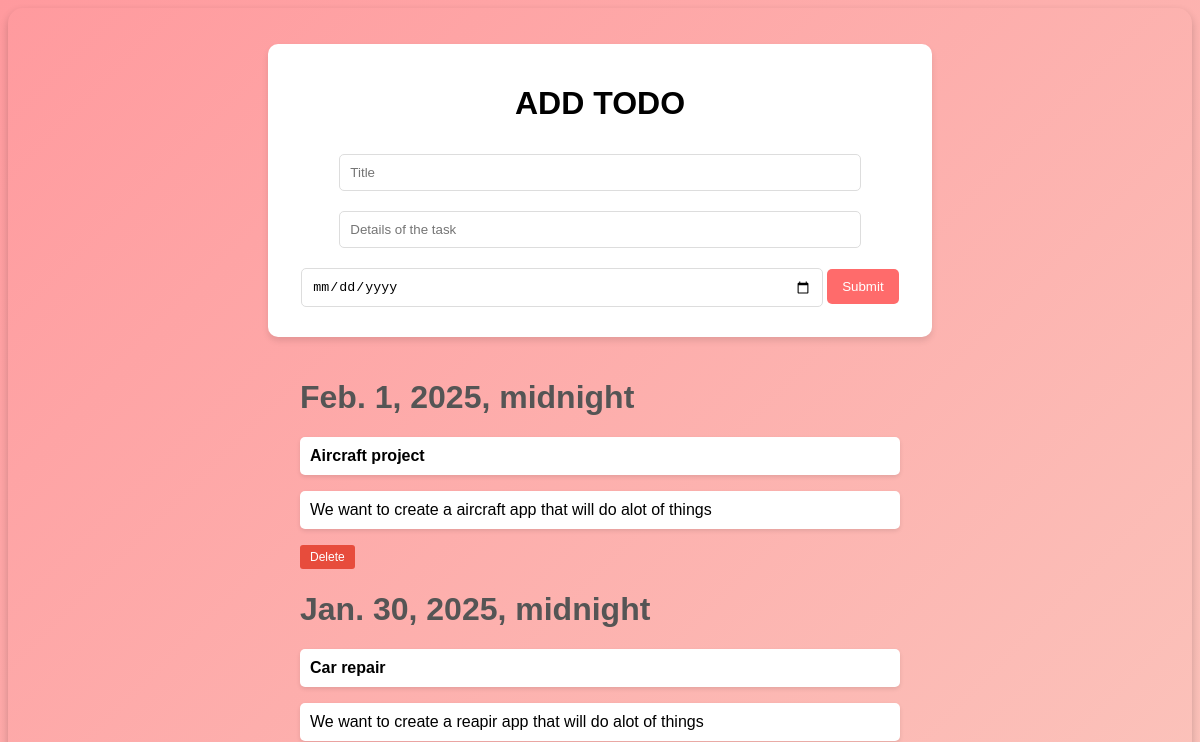
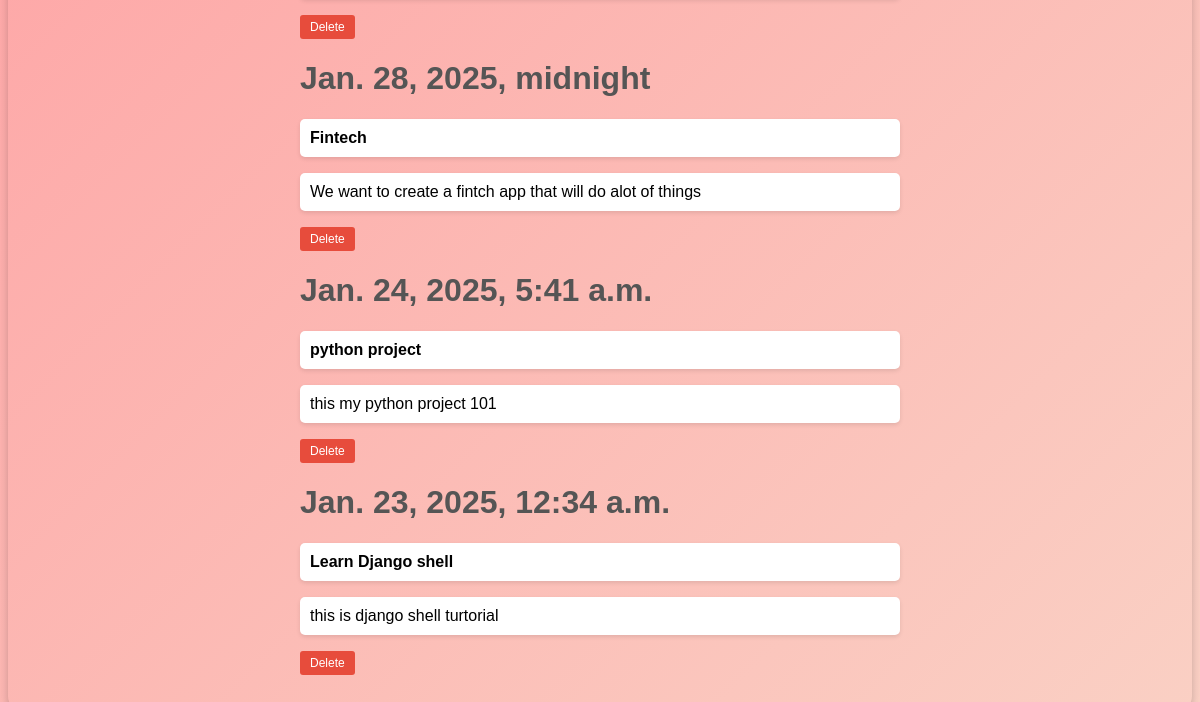
Before: / with the older database file (2 pictures, top to bottom).
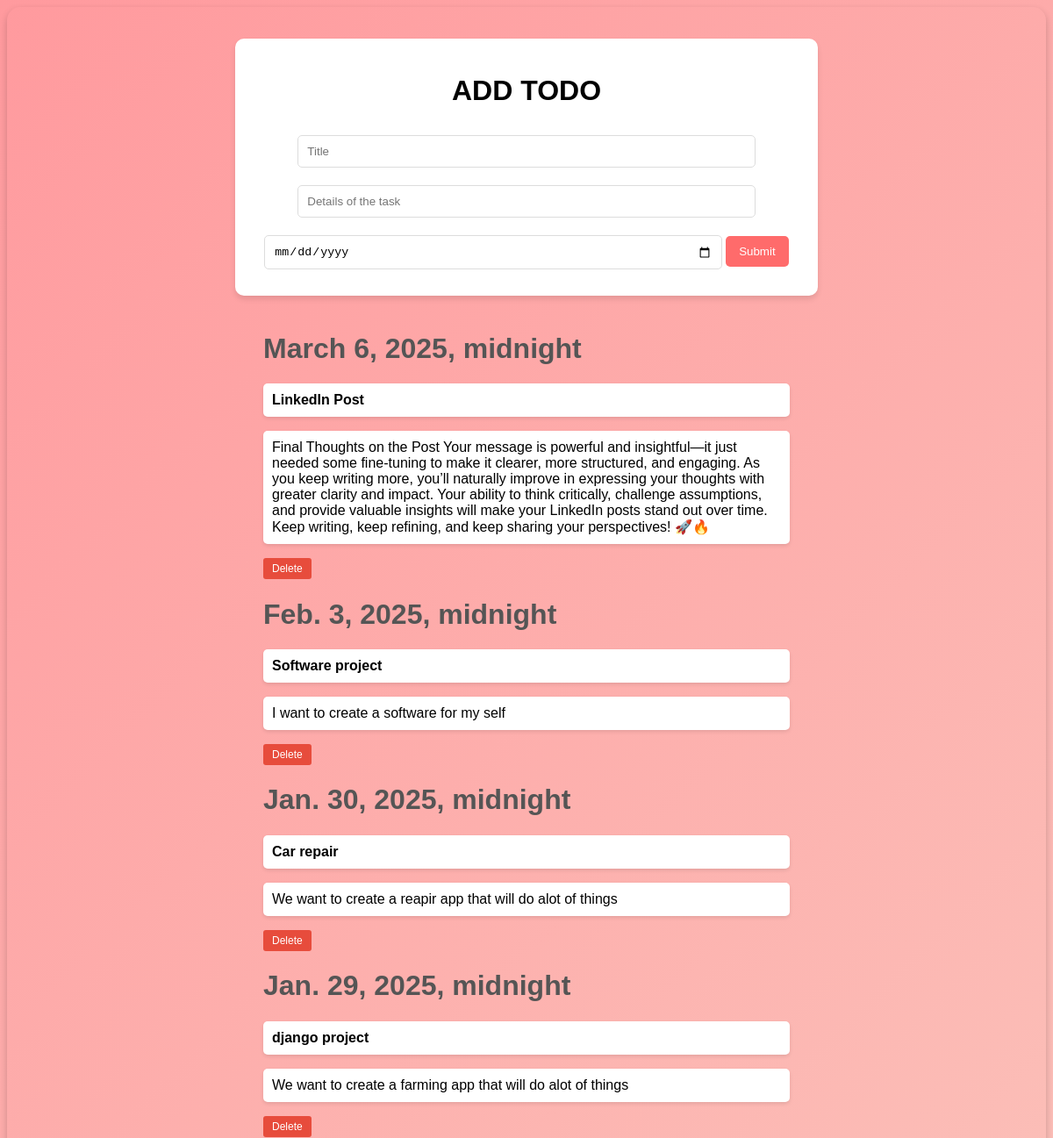
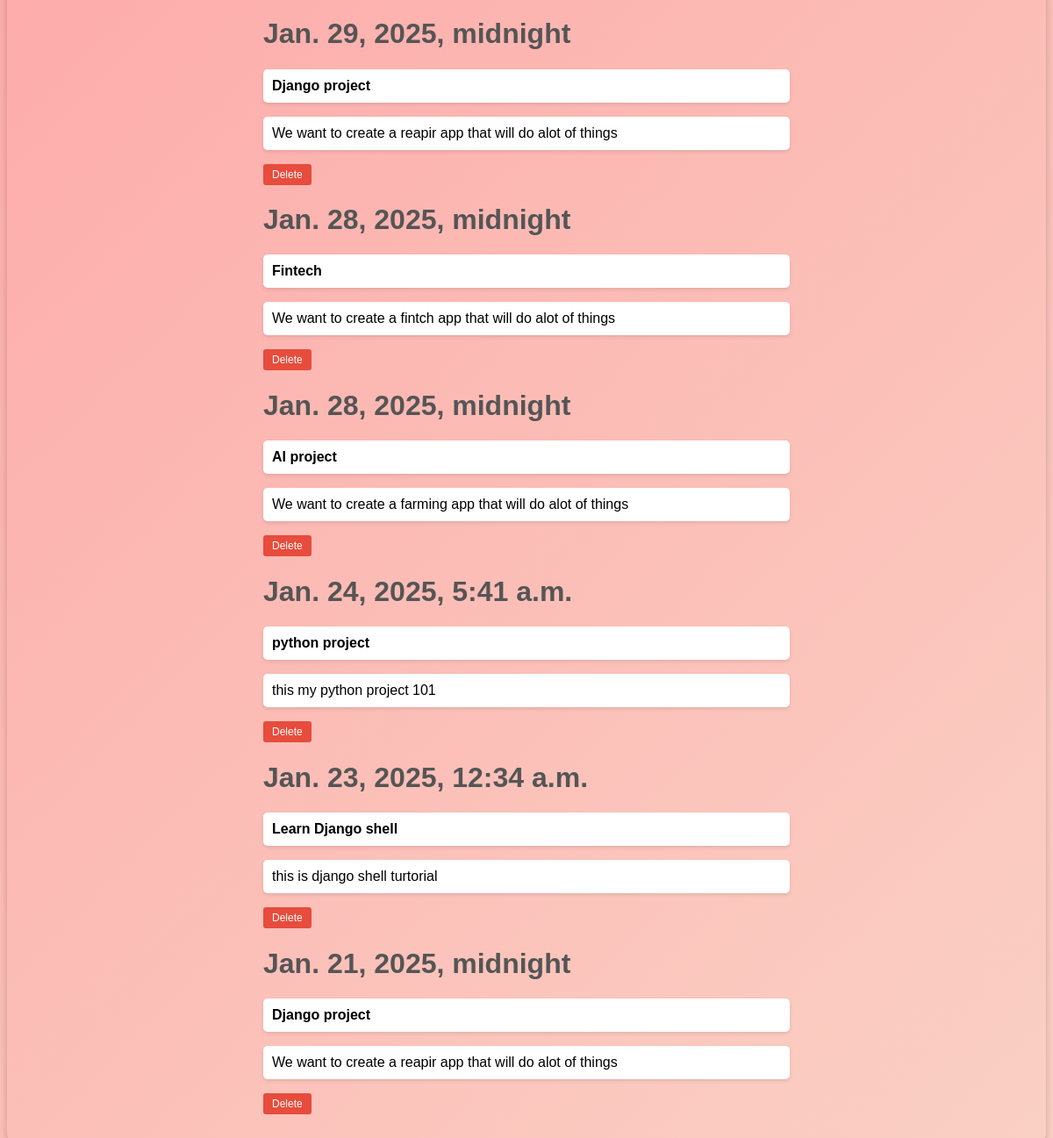
After: the same page with the newer database file (2 pictures, top to bottom).
### todo/models.py (models this page shows, shortened)
class Todo(models.Model):
    title = models.CharField(max_length=100)
    details = models.TextField()
    date = models.DateTimeField(default=timezone.now)

### todo/views.py (the view)
# urls.py: path('', views.home, name='home'),
def home(request):# this function will display all todo items
    item_list = Todo.objects.order_by("-date") # get all todo items oreder by date
    if request.method == 'POST': #  check if the form is submitted
        forms = TodoForm(request.POST)
        if forms.is_valid():
            forms.save()
            messages.success(request, 'Todo Item added Successfully!!!')
            return redirect('home')
    else:
        return render(request, 'todo/index2.html/',{'item_list':item_list})

### todo/templates/todo/index2.html (shortened to what this page needs)
<!DOCTYPE html>
<html>
<head>
</head>
<body>
    <div id="form">
        <h1>ADD TODO</h1>
        <form action="{% url 'home' %}" method="post">
            <input type="text" name="title" placeholder="Title" required>
            <input type="text" name="details" placeholder="Details of the task" required>
            <input type="date" name="date" required>
            <button type="submit">Submit</button>
        </form>
    </div>
    <div id="list">
        {% for i in item_list %}
            <h1>{{ i.date }}</h1>
            <p><strong>{{ i.title }}</strong></p>
            <p>{{ i.details }}</p>
            <form action="{% url 'del' i.id %}" method="post" style="display: inline;">
                <button type="submit" class="delete-btn">Delete</button>
            </form>
        {% endfor %}
    </div>
</body>
</html>

### todo/templates/todo/index2.html (style rules this page uses)
body { text-align: center; font-family: Arial, sans-serif; background: linear-gradient(135deg, #ff9a9e, #fad0c4); padding: 3%; border-radius: 15px; box-shadow: 0 4px 8px rgba(0, 0, 0, 0.2); }
#form { background: white; padding: 20px; border-radius: 10px; box-shadow: 0 4px 6px rgba(0, 0, 0, 0.1); display: inline-block; margin-bottom: 20px; }
input[type="text"], input[type="date"] { width: 80%; padding: 10px; margin: 10px 0; border: 1px solid #ddd; border-radius: 5px; }
button { background: #ff6b6b; color: white; padding: 10px 15px; border: none; border-radius: 5px; cursor: pointer; transition: 0.3s; }
#list { text-align: left; max-width: 600px; margin: auto; }
#list h1 { color: #555; }
#list p { background: white; padding: 10px; border-radius: 5px; box-shadow: 0 2px 4px rgba(0, 0, 0, 0.1); }
.delete-btn { background: #e74c3c; padding: 5px 10px; font-size: 12px; border-radius: 3px; cursor: pointer; }

Changed rows visible on the page:
removed Todo: date "Feb. 1, 2025, midnight", title "Aircraft project", details "We want to create a aircraft app that will do alot of things"
added Todo: date "March 6, 2025, midnight", title "LinkedIn Post", details "Final Thoughts on the Post Your message is powerful and insightful—it just needed some fine-tuning to make it clearer, more structured, and engaging. As you keep writing more, you’ll naturally improve in expressing your thoughts with greater clarity and impact. Your ability to think critically, challenge assumptions, and provide valuable insights will make your LinkedIn posts stand out over time. Keep writing, keep refining, and keep sharing your perspectives! 🚀🔥"
added Todo: date "Feb. 3, 2025, midnight", title "Software project", details "I want to create a software for my self"
added Todo: date "Jan. 29, 2025, midnight", title "django project", details "We want to create a farming app that will do alot of things"
added Todo: date "Jan. 29, 2025, midnight", title "Django project", details "We want to create a reapir app that will do alot of things"
added Todo: date "Jan. 28, 2025, midnight", title "AI project", details "We want to create a farming app that will do alot of things"
added Todo: date "Jan. 21, 2025, midnight", title "Django project", details "We want to create a reapir app that will do alot of things"
